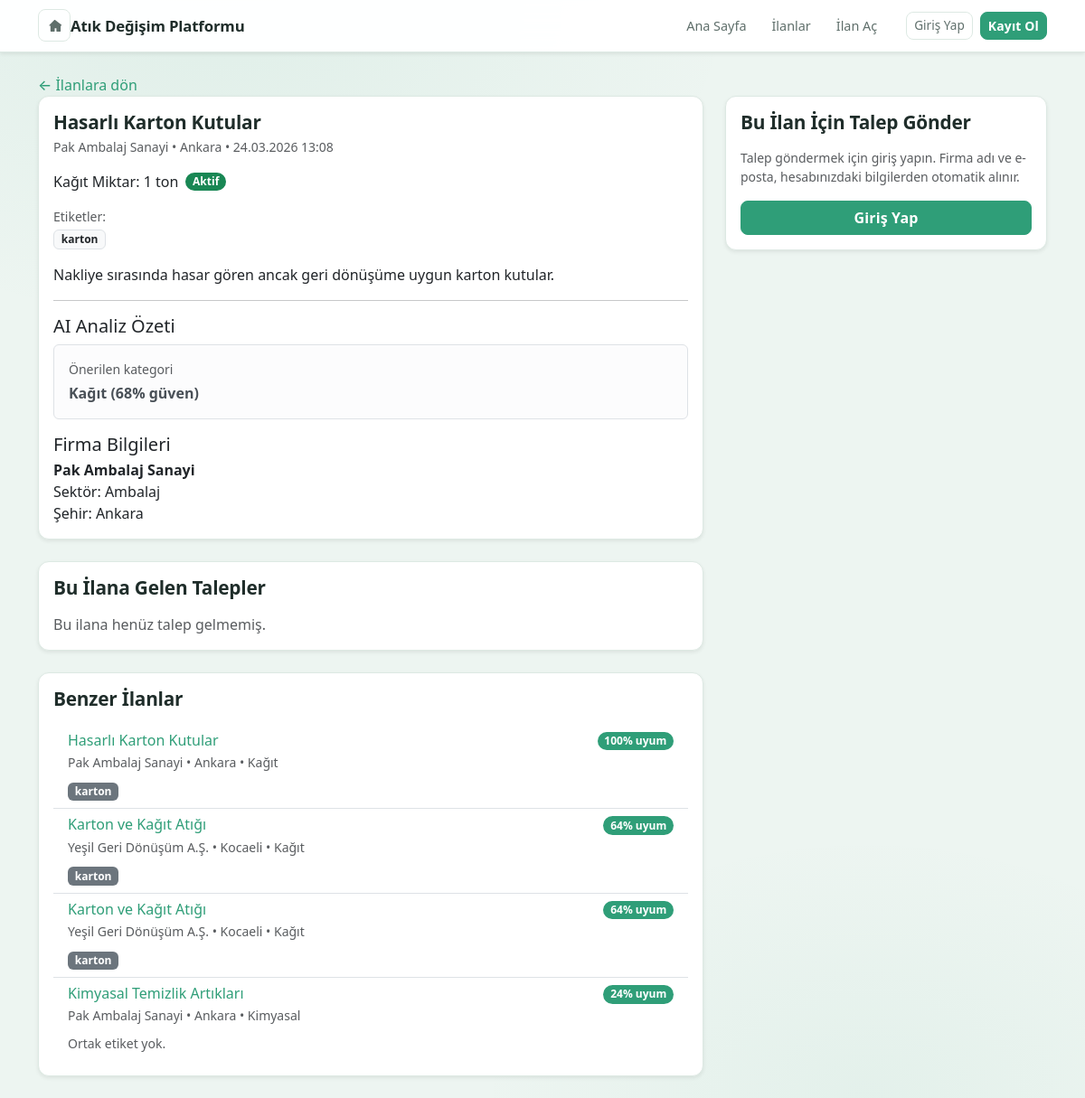
/listing/17, run on an earlier commit of the app's database.
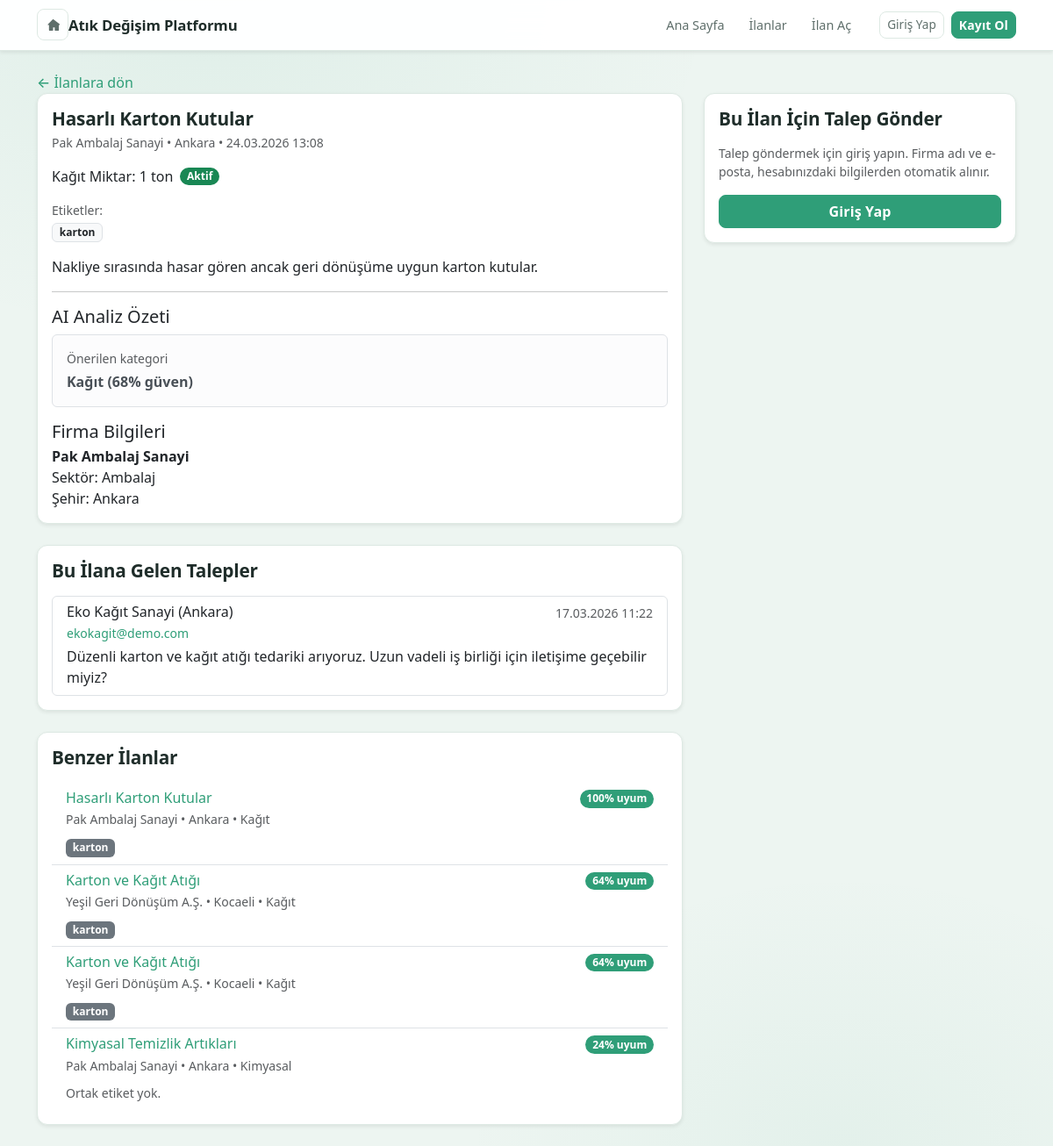
And on a later commit of the database.
### models.py (models this page shows, shortened)
class Listing(db.Model):
    __tablename__ = "listings"
    id = db.Column(db.Integer, primary_key=True)
    firm_id = db.Column(
        "company_id",
        db.Integer,
        db.ForeignKey("companies.id"),
        nullable=False,
    )
    title = db.Column(db.String(200), nullable=False)
    description = db.Column(db.Text, nullable=False)
    category = db.Column(db.String(100), nullable=False)
    quantity = db.Column(db.String(100), nullable=False)
    city = db.Column(db.String(100), nullable=False)
    price = db.Column(db.Float, nullable=True)
    status = db.Column(db.String(50), default="Aktif", nullable=False)
    created_at = db.Column(db.DateTime, default=datetime.utcnow, nullable=False)
    tags = db.Column(db.Text, nullable=True)
    requests = db.relationship("ListingRequest", backref="listing", lazy=True)
    @property
    def tags_list(self) -> list[str]:
        if not getattr(self, "tags", None):
            return []
        raw = self.tags.strip()
        if not raw:
            return []
        if raw.startswith("["):
            try:
                parsed = json.loads(raw)
                if isinstance(parsed, list):
                    return [str(x) for x in parsed if str(x).strip()]
            except Exception:
                pass

class Firm(db.Model):
    __tablename__ = "companies"
    id = db.Column(db.Integer, primary_key=True)
    user_id = db.Column(db.Integer, db.ForeignKey("users.id"), nullable=True, unique=True)
    name = db.Column(db.String(200), nullable=False)
    city = db.Column(db.String(100), nullable=False)
    sector = db.Column(db.String(200), nullable=False)
    description = db.Column(db.Text, nullable=True)
    phone = db.Column(db.String(50), nullable=True)
    created_at = db.Column(db.DateTime, default=datetime.utcnow, nullable=False)
    listings = db.relationship("Listing", backref="firm", lazy=True)

class ListingRequest(db.Model):
    __tablename__ = "requests"
    id = db.Column(db.Integer, primary_key=True)
    listing_id = db.Column(db.Integer, db.ForeignKey("listings.id"), nullable=False)
    user_id = db.Column(db.Integer, db.ForeignKey("users.id"), nullable=True, index=True)
    company_name = db.Column(db.String(200), nullable=False)
    company_email = db.Column(db.String(200), nullable=True)
    company_city = db.Column(db.String(100), nullable=False)
    message = db.Column(db.Text, nullable=False)
    created_at = db.Column(db.DateTime, default=datetime.utcnow, nullable=False)
    requester = db.relationship(
        "User",
        back_populates="listing_requests",
        foreign_keys=[user_id],
    )
    @property
    def display_company_name(self) -> str:
        u = self.requester
        if u is not None:
            f = getattr(u, "firm", None)
            if f is not None and getattr(f, "name", None):
                return str(f.name).strip()
        return (self.company_name or "").strip() or "—"
    @property
    def display_email(self) -> str:
        u = self.requester
        if u is not None and getattr(u, "email", None):
            return str(u.email).strip()
        return (self.company_email or "").strip()

class User(UserMixin, db.Model):
    __tablename__ = "users"
    id = db.Column(db.Integer, primary_key=True)
    full_name = db.Column(db.String(200), nullable=False)
    email = db.Column(db.String(200), unique=True, nullable=False, index=True)
    password_hash = db.Column(db.String(255), nullable=False)
    created_at = db.Column(db.DateTime, default=datetime.utcnow, nullable=False)
    firm = db.relationship("Firm", backref="user", uselist=False, lazy=True)
    listing_requests = db.relationship(
        "ListingRequest",
        back_populates="requester",
        lazy=True,
    )

### app.py (the view, shortened to what this page needs)
    @app.route("/listing/<int:listing_id>", methods=["GET", "POST"])
    def listing_detail(listing_id: int):
        listing = Listing.query.get(listing_id)
        if listing is None:
            abort(404)
        requests_for_listing = (
            ListingRequest.query.filter_by(listing_id=listing.id)
            .options(joinedload(ListingRequest.requester).joinedload(User.firm))
            .order_by(ListingRequest.created_at.desc())
            .all()
        )
        analysis = analyze_listing_text(listing.description or "")
        similar_listings = recommend_similar_listings(
            listing,
            Listing.query.filter(Listing.id != listing.id, Listing.status == "Aktif").all(),
            limit=4,
        )
        analysis_suggestion = {
            "predicted_category": analysis.get("predicted_category", "Diğer"),
            "confidence": analysis.get("confidence", 0),
        }
        requester_firm = None
        if current_user.is_authenticated:
            requester_firm = Firm.query.filter_by(user_id=current_user.id).first()
        return render_template(
            "listings/detail.html",
            title=f"İlan Detayı - {listing.title}",
            listing=listing,
            requests_for_listing=requests_for_listing,
            analysis_suggestion=analysis_suggestion,
            analysis_tags=analysis.get("tags") or [],
            similar_listings=similar_listings,
            requester_firm=requester_firm,
        )

### templates/listings/detail.html (shortened to what this page needs)
{% extends "base.html" %}
{% block content %}
{% set back_url = url_for('listings') %}
{% set back_label = '← İlanlara dön' %}
{% include 'partials/back_nav.html' %}
<div class="row">
  <div class="col-lg-8">
    <div class="card shadow-sm mb-4">
      <div class="card-body">
        <h2 class="section-title mb-1">{{ listing.title }}</h2>
        <p class="text-muted small mb-3">
          {{ listing.firm.name if listing.firm else "—" }} • {{ listing.firm.city if listing.firm else listing.city }} •
          {{ listing.created_at.strftime('%d.%m.%Y %H:%M') }}
        </p>
        <div class="mb-3 d-flex flex-wrap gap-1 align-items-center">
          <span class="badge-category">{{ listing.category }}</span>
          <span class="badge-status me-1">
            Miktar: {{ listing.quantity }}
          </span>
          <span class="badge rounded-pill {% if listing.status == 'Aktif' %}text-bg-success{% else %}text-bg-secondary{% endif %}">
            {{ listing.status }}
          </span>
        </div>
        {% set tags = listing.tags_list if listing.tags_list else analysis_tags %}
        {% if tags %}
          <div class="mb-3">
            <div class="text-muted small mb-1">Etiketler:</div>
            <div class="d-flex flex-wrap gap-2">
              {% for tag in tags %}
                <span class="badge bg-light text-dark border">
                  {{ tag }}
                </span>
              {% endfor %}
            </div>
          </div>
        {% endif %}
        <p class="mb-3">
          {{ listing.description }}
        </p>
        <hr>
        <div class="mb-3">
          <h5 class="mb-2">AI Analiz Özeti</h5>
          <div class="alert alert-light border mb-0">
            <div class="small text-muted mb-1">Önerilen kategori</div>
            <div class="fw-semibold">
              {{ analysis_suggestion.predicted_category }}
              ({{ analysis_suggestion.confidence }}% güven)
            </div>
          </div>
        </div>
        <h5 class="mb-1">Firma Bilgileri</h5>
        <p class="mb-0">
          <strong>{{ listing.firm.name if listing.firm else "—" }}</strong><br>
          Sektör: {{ listing.firm.sector if listing.firm else "—" }}<br>
          Şehir: {{ listing.firm.city if listing.firm else listing.city }}
        </p>
      </div>
    </div>
    <div class="card shadow-sm">
      <div class="card-body">
        <h4 class="section-title mb-3">Bu İlana Gelen Talepler</h4>
        {% if requests_for_listing %}
          <div class="list-group">
            {% for req in requests_for_listing %}
              <div class="list-group-item list-group-item-action flex-column align-items-start">
                <div class="d-flex w-100 justify-content-between align-items-start gap-2">
                  <div class="flex-grow-1 min-w-0">
                    <h6 class="mb-1">{{ req.display_company_name }} ({{ req.company_city }})</h6>
                    <div class="small text-muted mb-1">
                      {% if req.display_email %}
                        <a href="mailto:{{ req.display_email }}" class="text-decoration-none">{{ req.display_email }}</a>
                      {% else %}
                        —
                      {% endif %}
                    </div>
                  </div>
                  <small class="text-muted text-nowrap flex-shrink-0">
                    {{ req.created_at.strftime('%d.%m.%Y %H:%M') }}
                  </small>
                </div>
                <p class="mb-0">{{ req.message }}</p>
              </div>
            {% endfor %}
          </div>
        {% else %}
          <p class="text-muted mb-0">Bu ilana henüz talep gelmemiş.</p>
        {% endif %}
      </div>
    </div>
    <div class="card shadow-sm mt-4">
      <div class="card-body">
        <h4 class="section-title mb-3">Benzer İlanlar</h4>
        {% if similar_listings and similar_listings|length > 0 %}
          <div class="list-group list-group-flush">
            {% for item in similar_listings %}
              <a
                href="{{ url_for('listing_detail', listing_id=item.listing.id) }}"
                class="list-group-item list-group-item-action"
              >
                <div class="d-flex justify-content-between align-items-start gap-3">
                  <div class="me-2">
                    <h6 class="mb-1">{{ item.listing.title }}</h6>
                    <div class="text-muted small">
                      {{ item.listing.firm.name if item.listing.firm else "—" }} • {{ item.listing.city }} •
                      {{ item.listing.category }}
                    </div>
                  </div>
                  <span class="badge bg-primary rounded-pill">
                    {{ item.uyum_skoru }}% uyum
                  </span>
                </div>
                {% if item.ortak_etiketler and item.ortak_etiketler|length > 0 %}
                  <div class="mt-2">
                    {% for tag in item.ortak_etiketler[:4] %}
                      <span class="badge bg-secondary me-1">{{ tag }}</span>
                    {% endfor %}
                  </div>
                {% else %}
                  <div class="mt-2">
                    <span class="text-muted small">Ortak etiket yok.</span>
                  </div>
                {% endif %}
              </a>
            {% endfor %}
          </div>
        {% else %}
          <p class="text-muted mb-0">Uygun benzer ilan bulunamadı.</p>
        {% endif %}
      </div>
    </div>
  </div>
  <div class="col-lg-4 mt-4 mt-lg-0">
    <div class="card shadow-sm">
      <div class="card-body">
        <h4 class="section-title mb-3">Bu İlan İçin Talep Gönder</h4>
        {% if current_user.is_authenticated %}
          {% if requester_firm %}
            <p class="text-muted small mb-2">
              Talep, profilinizdeki firma adı (<strong>{{ requester_firm.name }}</strong>) ve hesap e-postanız ile kaydedilir.
            </p>
            <form
              method="post"
              class="request-form"
              onsubmit="this.querySelector('button[type=submit]').disabled=true"
            >
              <div class="mb-3">
                <label for="company_city" class="form-label">Firma Şehri</label>
                <input
                  type="text"
                  class="form-control"
                  id="company_city"
                  name="company_city"
                  value="{{ requester_firm.city }}"
                  required
                />
              </div>
              <div class="mb-3">
                <label for="message" class="form-label">Mesaj</label>
                <textarea
                  class="form-control"
                  id="message"
                  name="message"
                  rows="4"
                  required
                ></textarea>
              </div>
              <button type="submit" class="btn btn-primary w-100">
                Talep Gönder
              </button>
            </form>
          {% else %}
            <p class="text-muted small mb-2">
              Talep göndermek için önce firma profilinizi oluşturmalısınız.
            </p>
            <a href="{{ url_for('firm_create') }}" class="btn btn-outline-primary w-100">Firma Oluştur</a>
          {% endif %}
        {% else %}
          <p class="text-muted small mb-3">
            Talep göndermek için giriş yapın. Firma adı ve e-posta, hesabınızdaki bilgilerden otomatik alınır.
          </p>
          <a href="{{ url_for('login', next=request.path) }}" class="btn btn-primary w-100">Giriş Yap</a>
        {% endif %}
      </div>
    </div>
  </div>
</div>
{% endblock %}

### templates/base.html (shortened to what this page needs)
<!doctype html>
<html lang="tr">
  <head>
    <link
      href="https://cdn.jsdelivr.net/npm/bootstrap@5.3.3/dist/css/bootstrap.min.css"
      rel="stylesheet"
    >
    <link rel="stylesheet" href="{{ url_for('static', filename='style.css') }}">
  </head>
  <body class="theme-atik">
    {% include 'partials/navbar.html' %}
    <main class="container my-4">
      {% block content %}{% endblock %}
    </main>
  </body>
</html>

### templates/partials/navbar.html (shortened to what this page needs)
<nav class="navbar navbar-expand-lg navbar-light atik-navbar shadow-sm">
  <div class="container navbar-main-wrap">
    <div class="d-flex align-items-center gap-2 navbar-mobile-left">
      <a
        class="btn btn-outline-secondary btn-sm navbar-home-btn nav-icon-btn"
        href="{{ url_for('index') }}"
        aria-label="Ana Sayfa"
        title="Ana Sayfa"
      >
        <svg
          xmlns="http://www.w3.org/2000/svg"
          width="15"
          height="15"
          fill="currentColor"
          viewBox="0 0 16 16"
          aria-hidden="true"
        >
          <path d="M8.354 1.146a.5.5 0 0 0-.708 0l-6 6A.5.5 0 0 0 2 8h1v6a1 1 0 0 0 1 1h3.5a.5.5 0 0 0 .5-.5V11h2v3.5a.5.5 0 0 0 .5.5H14a1 1 0 0 0 1-1V8h1a.5.5 0 0 0 .354-.854z"/>
        </svg>
      </a>
    </div>
    <a
      class="navbar-brand fw-bold mb-0 text-truncate"
      href="{{ url_for('index') }}"
      aria-label="Ana Sayfaya Git"
    >
      Atık Değişim Platformu
    </a>
    <div class="collapse navbar-collapse" id="mainNavbar">
      <ul class="navbar-nav ms-auto mb-2 mb-lg-0 align-items-lg-center gap-lg-1">
        <li class="nav-item">
          <a
            class="nav-link {% if request.endpoint == 'index' %}active{% endif %}"
            href="{{ url_for('index') }}"
          >
            Ana Sayfa
          </a>
        </li>
        <li class="nav-item">
          <a
            class="nav-link {% if request.endpoint == 'listings' %}active{% endif %}"
            href="{{ url_for('listings') }}"
          >
            İlanlar
          </a>
        </li>
        <li class="nav-item">
          <a
            class="nav-link {% if request.endpoint == 'create_listing' %}active{% endif %}"
            href="{{ url_for('create_listing') }}"
          >
            İlan Aç
          </a>
        </li>
      </ul>
      <div class="d-flex align-items-center gap-2 ms-lg-3 mt-2 mt-lg-0 navbar-auth-actions">
        {% if current_user.is_authenticated %}
          <form method="post" action="{{ url_for('logout') }}">
            <button class="btn btn-outline-secondary btn-sm" type="submit">
              Çıkış Yap
            </button>
          </form>
        {% else %}
          <a class="btn btn-outline-secondary btn-sm" href="{{ url_for('login') }}">
            Giriş Yap
          </a>
          <a class="btn btn-primary btn-sm" href="{{ url_for('register') }}">
            Kayıt Ol
          </a>
        {% endif %}
      </div>
    </div>
  </div>
</nav>

### templates/partials/back_nav.html
<div class="page-back">
  <a href="{{ back_url }}" class="btn-back">{{ back_label }}</a>
</div>

What changed in the data, as far as the page shows it:
added ListingRequest: display_company_name "Eko Kağıt Sanayi", company_city "Ankara", display_email "ekokagit@demo.com", created_at "17.03.2026 11:22", message "Düzenli karton ve kağıt atığı tedariki arıyoruz. Uzun vadeli iş birliği için iletişime geçebilir miyiz?"
Also different on the page:
text no longer shown: "Bu ilana henüz talep gelmemiş."
